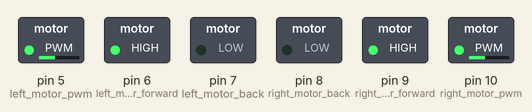
This sketch was run on a simulated Arduino Uno, built with avr-gcc and run on an emulated ATmega328P. On the bench: switched loads named in the sketch (green lamp = pin HIGH).

Above: at 0.1 s.
Timing chart, 0 to 1.6 s (numbered marks = the images above):
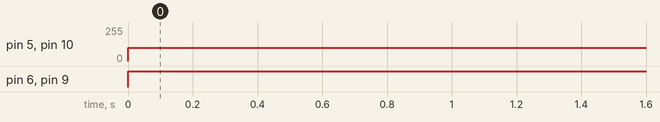

The sketch:

motor_drive_P.ino
```cpp
//EE494 Capstone Project Arduino code
//All rights are reserved
// DUAYENLER Ltd. Şti

#include <SerialCommand.h>
SerialCommand scmd;
#define NOP __asm__ __volatile__ ("nop\n\t")
#define left_motor_back 7
#define left_motor_forward 6
#define right_motor_forward 9
#define right_motor_back 8
#define left_motor_pwm 5
#define right_motor_pwm 10

// Variable Declerations
unsigned long deltaT = 1000; // time between samples (usecs) 1000->50000
const int pastSize = 3; // used for integrating
double duration = 0; // The duration between two loops
double t = 0;
double p_time = 0; // A variable to hold past time
// ********************
float pastError[pastSize]; //Holds the past errors
float sum; //Holds the summation of the errors
// ********************
float maxSum = 1; // Optional integral term
float delta; //Calculates the derivative of the error
// ********************
int dacMax = 255; // Arduino dac is eight bits.
int adcMax = 1024; //Arduino uses a 10 bit dac, 10th power of 2 = 1024
int adcCenter = 512; // 1024/2
// ********************
int pwm_offset = 0; // Direct motor command from host.
int pwm_corr = 0;
int reference = 0; // Desired value (speed or angle) from host.
// ********************
float Kp = 0; // Feedback gains (proportional)
float Kd = 0; // Feedback gains (delta)
float Ki = 0; // Feedback gains (sum)
// ********************
char *arg;
int dist_pix = 0;
float dist_mm=0;
float error=0;
int motorCmd=0;
int halfmotorCmd=0;
// ********************


void setup() {
  // Pin initialization
  pinMode(left_motor_back, OUTPUT);
  pinMode(left_motor_forward, OUTPUT);
  pinMode(right_motor_forward, OUTPUT);
  pinMode(right_motor_back, OUTPUT);
  pinMode(left_motor_pwm, OUTPUT);
  pinMode(right_motor_pwm, OUTPUT);
  Serial.begin(9600);
  digitalWrite(left_motor_back, LOW);
  digitalWrite(left_motor_forward, LOW);
  digitalWrite(right_motor_back, LOW);
  digitalWrite(right_motor_forward, LOW);

  scmd.addCommand("A",getdistPos);
  scmd.addCommand("B",getdistNeg);
  scmd.addDefaultHandler(defaultt);
}
void getdistPos(){
  char *arg;
  arg=scmd.next();
  if(arg !=NULL){
    dist_pix=atoi(arg);
  }
}

void getdistNeg(){
  char *arg;
  arg=scmd.next();
  if(arg !=NULL){
    dist_pix=atoi(arg);
    dist_pix = - dist_pix;
  }
}

void defaultt(){
   NOP;
}

void loop() {
  scmd.readSerial();
  // ********************
  Kp = 2; // Feedback gains (proportional)
  pwm_offset = 100;
  // ********************
  // ********************
  // Calculate the error and assign the error as the recent error
  dist_mm = dist_pix/1.65;
  error = reference - dist_mm;
  // ********************
  // ********************
  motorCmd = int(Kp * error);
  motorCmd = abs(motorCmd);
  halfmotorCmd = motorCmd/2;
  // ********************
  // ********************
  if (error >= 0) {
    analogWrite(right_motor_pwm, max ( pwm_offset - halfmotorCmd , 0)  );
    analogWrite(left_motor_pwm, min(pwm_offset + halfmotorCmd, dacMax) ); // Left PWM is Pin 5
    initial_start();
  }

  else {
    analogWrite(left_motor_pwm, max (pwm_offset - halfmotorCmd , 0 ) );
    analogWrite(right_motor_pwm, min(pwm_offset + halfmotorCmd , dacMax) ); // Right PWM is Pin 10
    initial_start();
  }


}

void initial_start () {
  digitalWrite(left_motor_back, LOW);
  digitalWrite(left_motor_forward, HIGH);
  digitalWrite(right_motor_forward, HIGH);
  digitalWrite(right_motor_back, LOW);
}
```

Measured:
- by itself, pin 5 (left_motor_pwm), pin 10 (right_motor_pwm): 0/255 → 100/255 at 0.00 s
- by itself, pin 6 (left_motor_forward), pin 9 (right_motor_forward): LOW → HIGH at 0.00 s
